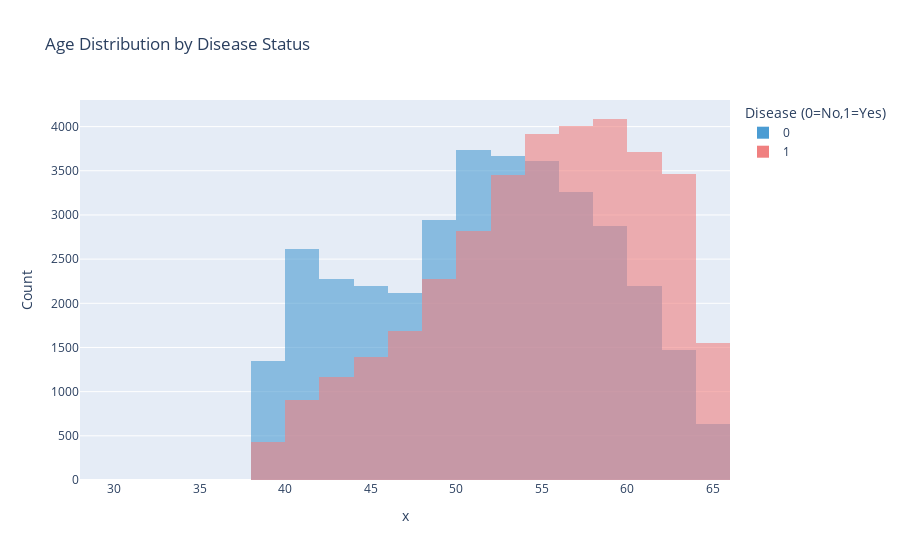

Notebook code cell kept with this figure:
### Markdown cell above
### Do diseased and non-diseased patients show different age distributions, or is the difference only in the averages?

### Code cell
fig = px.histogram(df, x=df["age"] / 365, color='cardio', barmode='overlay',nbins=30, opacity=0.6,color_discrete_map={0:'#4B9CD3',1:'#F08080'},labels={'cardio':'Disease (0=No,1=Yes)','age':'Age'},title='Age Distribution by Disease Status')
fig.update_yaxes(title='Count')
fig.show()

### Figure 1 — Plotly figure (JSON) as saved in the notebook; plotly's stock layout.template omitted (floating-point values rounded to 4 significant figures; data arrays with more than 128 entries replaced by an {"elided": "..."} marker saying what was removed)
{"data": [{"bingroup": "x", "hovertemplate": "Disease (0=No,1=Yes)=0<br>x=%{x}<br>count=%{y}<extra></extra>", "legendgroup": "0", "marker": {"color": "#4B9CD3", "opacity": 0.6, "pattern": {"shape": ""}}, "name": "0", "nbinsx": 30, "orientation": "v", "showlegend": true, "type": "histogram", "x": {"elided": "34953 float values"}, "xaxis": "x", "yaxis": "y"}, {"bingroup": "x", "hovertemplate": "Disease (0=No,1=Yes)=1<br>x=%{x}<br>count=%{y}<extra></extra>", "legendgroup": "1", "marker": {"color": "#F08080", "opacity": 0.6, "pattern": {"shape": ""}}, "name": "1", "nbinsx": 30, "orientation": "v", "showlegend": true, "type": "histogram", "x": {"elided": "34860 float values"}, "xaxis": "x", "yaxis": "y"}], "layout": {"barmode": "overlay", "legend": {"title": {"text": "Disease (0=No,1=Yes)"}, "tracegroupgap": 0}, "title": {"text": "Age Distribution by Disease Status"}, "xaxis": {"anchor": "y", "domain": [0, 1], "title": {"text": "x"}}, "yaxis": {"anchor": "x", "domain": [0, 1], "title": {"text": "Count"}}}}
